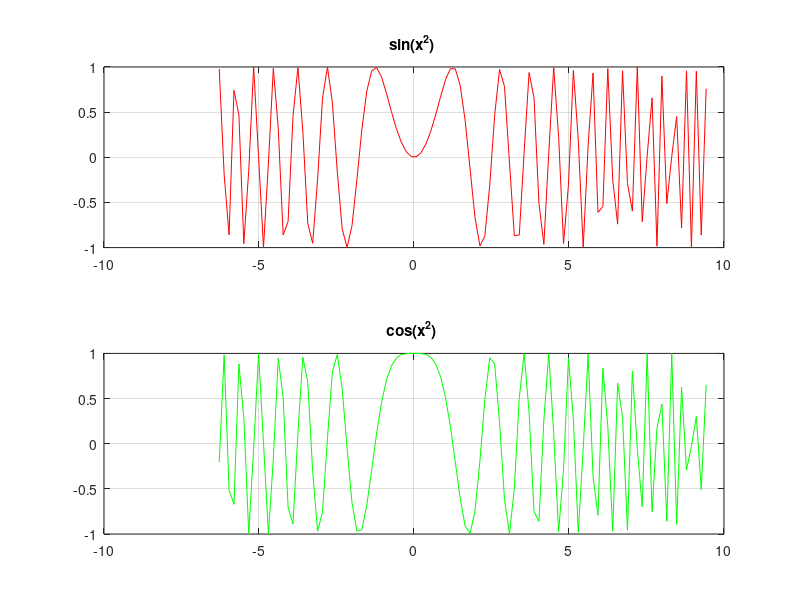

This chart was generated by the following MATLAB code:
x=linspace(-2*pi,3*pi);
f = sin(x.^2);
g = cos(x.^2);
subplot(2,1,1);
plot(x,f, 'r -');
title('sin(x^2) ');
grid on;
subplot(2,1,2);
plot(x,g, 'g -');
title('cos(x^2) ');
grid on;